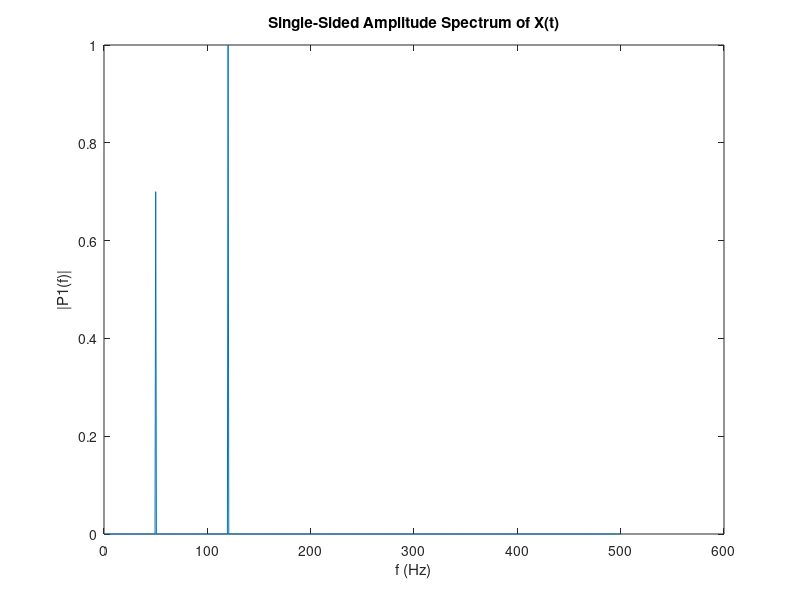

MATLAB code to generate this figure:
clc; clear all; close all;

Fs = 1000;            % Sampling frequency                    
T = 1/Fs;             % Sampling period       
L = 1500;             % Length of signal
t = (0:L-1)*T;        % Time vector

S = 0.7*sin(2*pi*50*t) + sin(2*pi*120*t);

Data = [transpose(t),transpose(S)];

X = transpose(Data(:,2));
Y = fft(X);
L = length(Data);
Fs = L/(Data(length(Data),1)-Data(1,1));

P2 = abs(Y/L);
P1 = P2(1:L/2+1);
P1(2:end-1) = 2*P1(2:end-1);

f = Fs*(0:(L/2))/L;
plot(f,P1) 
title("Single-Sided Amplitude Spectrum of X(t)")
xlabel("f (Hz)")
ylabel("|P1(f)|")